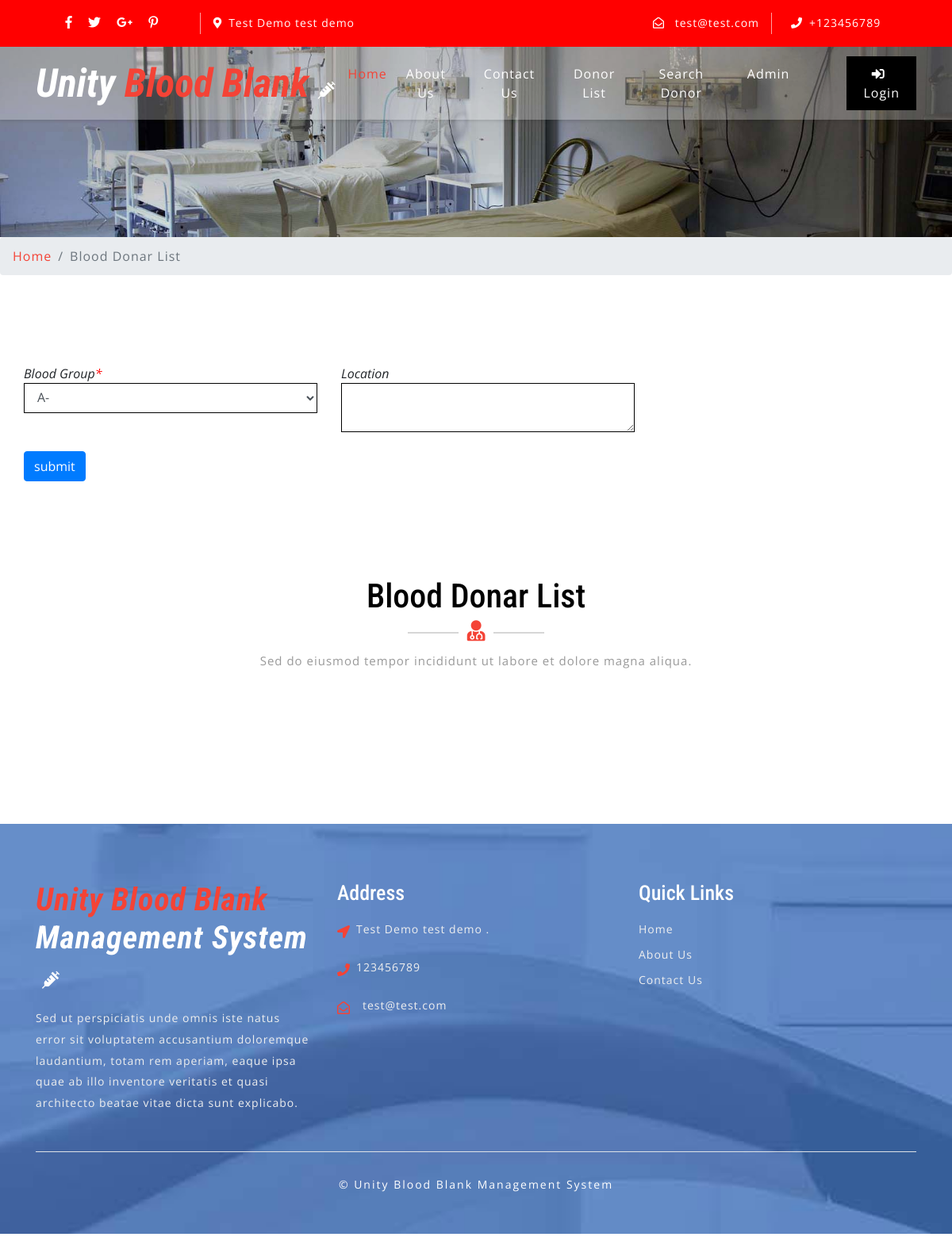
Screenshot of /bbdms/saerch-donar.php with the database file from the repository.
### tables this page shows
CREATE TABLE `tblcontactusinfo` (
  `id` int(11) NOT NULL,
  `Address` tinytext DEFAULT NULL,
  `EmailId` varchar(255) DEFAULT NULL,
  `ContactNo` char(11) DEFAULT NULL
);

### bbdms/saerch-donar.php (the view, shortened to what this page needs)
<?php error_reporting(0);
include('includes/config.php');
?>
<!DOCTYPE html>
<html lang="zxx">
<head>
	<link rel="stylesheet" href="css/bootstrap.css">
	<link rel="stylesheet" href="css/style.css" type="text/css" media="all" />
	<link rel="stylesheet" href="css/fontawesome-all.css">
</head>
<body>
	<?php include('includes/header.php');?>
	<div class="inner-banner-w3ls">
	</div>
	<div class="breadcrumb-agile">
		<div aria-label="breadcrumb">
			<ol class="breadcrumb">
				<li class="breadcrumb-item">
					<a href="index.php">Home</a>
				</li>
				<li class="breadcrumb-item active" aria-current="page">Blood Donar List</li>
			</ol>
		</div>
	</div>
	<div class="agileits-contact py-5">
		<div class="py-xl-5 py-lg-3">
			<form name="donar" method="post" style="padding-left: 30px;">
<div class="row">
<div class="col-lg-4 mb-4">
<div class="font-italic">Blood Group<span style="color:red">*</span> </div>
<div><select name="bloodgroup" class="form-control" required>
<?php $sql = "SELECT * from  tblbloodgroup ";
$query = $dbh -> prepare($sql);
$query->execute();
$results=$query->fetchAll(PDO::FETCH_OBJ);
if($query->rowCount() > 0)
{
foreach($results as $result)
{               ?>
<option value="<?php echo htmlentities($result->BloodGroup);?>"><?php echo htmlentities($result->BloodGroup);?></option>
<?php }} ?>
</select>
</div>
</div>
<div class="col-lg-4 mb-4">
<div class="font-italic">Location </div>
<div><textarea class="form-control" name="location"></textarea></div>
</div>
</div>
<div class="row">
<div class="col-lg-4 mb-4">
<div><input type="submit" name="sub" class="btn btn-primary" value="submit" style="cursor:pointer"></div>
</div>
</div>
</form>
	<div class="agileits-contact py-5">
		<div class="py-xl-5 py-lg-3">
			<div class="w3ls-titles text-center mb-5">
				<h3 class="title">Blood Donar List</h3>
				<span>
					<i class="fas fa-user-md"></i>
				</span>
				<p class="mt-2">Sed do eiusmod tempor incididunt ut labore et dolore magna aliqua.</p>
			</div>
			<div class="d-flex">
			</div>
		</div>
	</div>
	<?php include('includes/footer.php');?>
</body>
</html>

### bbdms/includes/header.php (shortened to what this page needs)
    <header>
        <div class="top-bar py-3">
            <div class="container">
                <div class="row">
                    <div class="col-lg-7 top-social-agile">
                        <div class="row">
                            <ul class="col-lg-4 col-6 top-right-info text-center">
                                <li>
                                    <a href="#">
                                        <i class="fab fa-facebook-f"></i>
                                    </a>
                                </li>
                                <li class="mx-3">
                                    <a href="#">
                                        <i class="fab fa-twitter"></i>
                                    </a>
                                </li>
                                <li>
                                    <a href="#">
                                        <i class="fab fa-google-plus-g"></i>
                                    </a>
                                </li>
                                <li class="ml-3">
                                    <a href="#">
                                        <i class="fab fa-pinterest-p"></i>
                                    </a>
                                </li>
                            </ul><?php
$sql = "SELECT * from tblcontactusinfo";
$query = $dbh -> prepare($sql);
$query->execute();
$results=$query->fetchAll(PDO::FETCH_OBJ);
if($query->rowCount() > 0)
{
foreach($results as $result)
{ ?>
                            <div class="col-6 header-top_w3layouts pl-3 text-lg-left text-center">
                                <p class="text-white">
                                    <i class="fas fa-map-marker-alt mr-2"></i><?php  echo $result->Address; ?></p>
                            </div>
                        </div>
                    </div>
                    <div class="col-lg-5 top-social-agile text-lg-right text-center">
                        <div class="row">
                            <div class="col-lg-7 col-6 top-w3layouts">
                                <p class="text-white">
                                    <i class="far fa-envelope-open mr-2"></i>
                                    <a href="mailto:info@example.com" class="text-white"><?php  echo $result->EmailId; ?></a>
                                </p>
                            </div>
                            <div class="col-lg-5 col-6 header-w3layouts pl-4 text-lg-left">
                                <p class="text-white">
                                    <i class="fas fa-phone mr-2"></i>+<?php  echo $result->ContactNo; ?></p>
                            </div>
                        </div><?php } } ?>
                    </div>
                </div>
            </div>
        </div>
    </header>
    <div id="home">
        <div class="main-top py-1">
            <nav class="navbar navbar-expand-lg navbar-light fixed-navi">
                <div class="container">
                    <h1>
                        <a class="navbar-brand font-weight-bold font-italic" href="index.php">
                        <span>Unity </span> Blood Blank
                            <i class="fas fa-syringe"></i>
                        </a>
                    </h1>
                    <div class="collapse navbar-collapse text-center" id="navbarSupportedContent">
                        <ul class="navbar-nav ml-lg-auto">
                            <li class="nav-item active mt-lg-0 mt-3">
                                <a class="nav-link" href="index.php">Home
                                </a>
                            </li>
                            <li class="nav-item mx-lg-4 my-lg-0 my-3">
                                <a class="nav-link" href="about.php">About Us</a>
                            </li>
                            <li class="nav-item mx-lg-4 my-lg-0 my-3">
                                <a class="nav-link" href="contact.php">Contact Us</a>
                            </li>
                            <li class="nav-item mx-lg-4 my-lg-0 my-3">
                                <a class="nav-link" href="donor-list.php">Donor List</a>
                            </li>
                            <li class="nav-item mx-lg-4 my-lg-0 my-3">
                                <a class="nav-link" href="search-donor.php">Search Donor</a>
                            </li>
                            <?php if (strlen($_SESSION['bbdmsdid']==0)) {?>
                            <li class="nav-item mx-lg-4 my-lg-0 my-3">
                                <a class="nav-link" href="admin/index.php">Admin</a>
                            </li>
                        </ul>
                        <a href="login.php" class="login-button ml-lg-5 mt-lg-0 mt-4 mb-lg-0 mb-3" >
                            <i class="fas fa-sign-in-alt mr-2"></i>Login</a><?php } ?>
                    </div>
                </div>
            </nav>
        </div>
    </div>

### bbdms/includes/footer.php (shortened to what this page needs)
<footer>
    <div class="w3ls-footer-grids pt-sm-4 pt-3">
      <div class="container py-xl-5 py-lg-3">
        <div class="row">
          <div class="col-md-4 w3l-footer">
            <h2 class="mb-sm-3 mb-2">
              <a href="index.php" class="text-white font-italic font-weight-bold">
                <span>Unity Blood Blank </span> Management System
                <i class="fas fa-syringe ml-2"></i>
              </a>
            </h2>
            <p>Sed ut perspiciatis unde omnis iste natus error sit voluptatem accusantium doloremque laudantium, totam rem
              aperiam,
              eaque ipsa quae ab illo inventore veritatis et quasi architecto beatae vitae dicta sunt explicabo.</p>
          </div>
          <div class="col-md-4 w3l-footer my-md-0 my-4">
            <h3 class="mb-sm-3 mb-2 text-white">Address</h3>
            <ul class="list-unstyled">
              <?php
$sql = "SELECT * from tblcontactusinfo";
$query = $dbh -> prepare($sql);
$query->execute();
$results=$query->fetchAll(PDO::FETCH_OBJ);
if($query->rowCount() > 0)
{
foreach($results as $result)
{ ?>
              <li>
                <i class="fas fa-location-arrow float-left"></i>
                <p class="ml-4">
                  <span><?php  echo $result->Address; ?>. </p>
                <div class="clearfix"></div>
              </li>
              <li class="my-3">
                <i class="fas fa-phone float-left"></i>
                <p class="ml-4"><?php  echo $result->ContactNo; ?></p>
                <div class="clearfix"></div>
              </li>
              <li>
                <i class="far fa-envelope-open float-left"></i>
                <a href="mailto:info@example.com" class="ml-3"><?php  echo $result->EmailId; ?></a>
                <div class="clearfix"></div>
              </li>
            <?php } } ?></ul>
          </div>
          <div class="col-md-4 w3l-footer">
            <h3 class="mb-sm-3 mb-2 text-white">Quick Links</h3>
            <div class="nav-w3-l">
              <ul class="list-unstyled">
                <li>
                  <a href="index.php">Home</a>
                </li>
                <li class="mt-2">
                  <a href="about.php">About Us</a>
                </li>
                <li class="mt-2">
                  <a href="contact.php">Contact Us</a>
                </li>
              </ul>
            </div>
          </div>
        </div>
        <div class="border-top mt-5 pt-lg-4 pt-3 pb-lg-0 pb-3 text-center">
          <p class="copy-right-grids mt-lg-1">©  Unity Blood Blank Management System
          </p>
        </div>
      </div>
    </div>
  </footer>

### bbdms/css/style.css (style rules this page uses)
body { padding: 0; margin: 0; background: #FFF; font-family: 'Open Sans', sans-serif; }
body a { transition: 0.5s all; -webkit-transition: 0.5s all; -moz-transition: 0.5s all; -o-transition: 0.5s all; -ms-transition: 0.5s all; text-decoration: none; }
input[type="button"], input[type="submit"] { transition: 0.5s all; -webkit-transition: 0.5s all; -moz-transition: 0.5s all; -o-transition: 0.5s all; -ms-transition: 0.5s all; }
h1, h2, h3, h4, h5, h6 { margin: 0; padding: 0; font-family: 'Roboto Condensed', sans-serif; }
p { margin: 0; padding: 0; font-family: 'Open Sans', sans-serif; font-size: 15px; letter-spacing: 1px; line-height: 1.9; color: #999; }
ul, ol { margin: 0; padding: 0; }
.top-bar { background: red; }
.top-right-info li i { color: #fff; transition: 0.5s all; -webkit-transition: 0.5s all; -moz-transition: 0.5s all; -o-transition: 0.5s all; -ms-transition: 0.5s all; }
.top-right-info li { display: inline-block; }
.header-top_w3layouts p, .header-w3layouts p, .top-w3layouts p { font-size: 14px; }
.header-top_w3layouts, .header-w3layouts { border-left: 1px solid rgba(255, 255, 255, 0.63); }
div#home { position: relative; }
.main-top { position: absolute; z-index: 999; width: 100%; background: rgba(255, 255, 255, 0.26); box-shadow: 0 2px 3px 0 rgba(0, 0, 0, 0.1); -webkit-transition: background-color .1s ease-in-out; -moz-transition: background-color .1s ease-in-out; -ms-transition: background-color .1s ease-in-out; -o-transition: background-color .1s ease-in-out; transition: background-color .1s ease-in-out; }
.navbar-light .navbar-nav .nav-link { padding: 0; color: #fff; background: transparent; font-size: 16px; letter-spacing: 1px; }
.navbar-light .navbar-nav .show>.nav-link, .navbar-light .navbar-nav .active>.nav-link, .navbar-light .navbar-nav .nav-link.show, .navbar-light .navbar-nav .nav-link.active, .navbar-light .navbar-nav .nav-link:hover, .navbar-light .navbar-nav .nav-link:focus { color: #f44336; }
nav.fixed-navi ul { list-style: none; margin: 0; padding: 0; }
nav.fixed-navi ul li { float: left; }
a.navbar-brand { color: #f44336; font-size: 50px; padding: 0; }
.navbar-light .navbar-brand, .navbar-light .navbar-brand:hover, .navbar-light .navbar-brand:focus, .w3l-footer h2 a span { color: #f44336; }
a.navbar-brand span { color: #fff; }
a.navbar-brand i, .w3l-footer h2 a i { color: #fff; font-size: 22px; }
a.login-button { color: #fff; letter-spacing: 1px; font-size: 16px; padding: 10px 15px; background: #000; display: inline-block; }
.form-control { border-radius: 0px }
h3.title { color: #000; font-size: 42px; }
.w3ls-titles span { position: relative; }
.w3ls-titles span:before { content: " "; background: #d6d6d6; width: 64px; height: 2px; position: absolute; top: 9px; left: -75px; }
.w3ls-titles span:after { content: " "; background: #d6d6d6; width: 64px; height: 2px; position: absolute; top: 9px; right: -75px; }
.w3ls-titles i { color: #f44336; font-size: 26px; margin-top: 5px; }
footer { background: url(../images/bg3.jpg) no-repeat center fixed; background-size: cover; -webkit-background-size: cover; -moz-background-size: cover; -o-background-size: cover; -moz-background-size: cover; }
.w3l-footer h2 a { font-size: 40px; letter-spacing: 1px; }
.w3l-footer h3 { font-size: 26px; }
.w3l-footer p, .w3l-footer p a, .w3l-footer ul li a { font-size: 14px; color: #efefef; letter-spacing: 1px; }
.w3l-footer ul li i { color: #f44336; line-height: 2; }
p.copy-right-grids { font-size: 14px; color: #fff; letter-spacing: 2px; }
.inner-banner-w3ls { background: url(../images/banner3.jpg) no-repeat center; background-size: cover; -webkit-background-size: cover; -moz-background-size: cover; -o-background-size: cover; -moz-background-size: cover; height: 20vw; }
.breadcrumb li a { color: #f44336; }
.breadcrumb li { letter-spacing: 1px; color: #000; }
select.form-control:not([size]):not([multiple]) { height: inherit; }

### rows the page displays
tblcontactusinfo: Address "Test Demo test demo", EmailId "test@test.com", ContactNo "123456789"

### other values shown
form field bloodgroup "A-"
